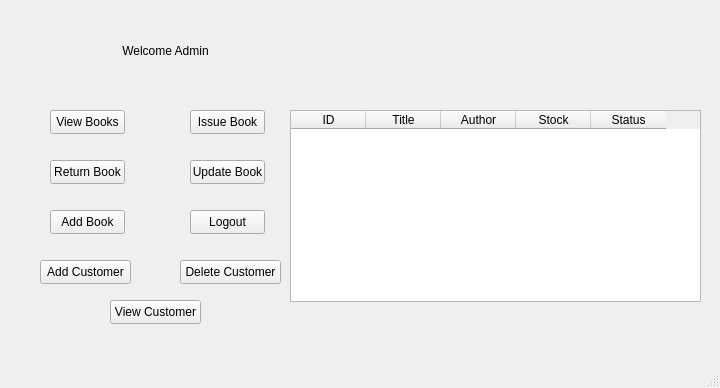
<?xml version="1.0" encoding="UTF-8"?>
<ui version="4.0">
 <class>AdminPanel</class>
 <widget class="QMainWindow" name="AdminPanel">
  <property name="geometry">
   <rect>
    <x>0</x>
    <y>0</y>
    <width>720</width>
    <height>388</height>
   </rect>
  </property>
  <property name="windowTitle">
   <string>MainWindow</string>
  </property>
  <widget class="QWidget" name="centralwidget">
   <widget class="QLabel" name="label">
    <property name="geometry">
     <rect>
      <x>110</x>
      <y>10</y>
      <width>111</width>
      <height>81</height>
     </rect>
    </property>
    <property name="text">
     <string>Welcome Admin</string>
    </property>
    <property name="alignment">
     <set>Qt::AlignmentFlag::AlignCenter</set>
    </property>
   </widget>
   <widget class="QPushButton" name="btnViewBooks">
    <property name="geometry">
     <rect>
      <x>50</x>
      <y>110</y>
      <width>75</width>
      <height>24</height>
     </rect>
    </property>
    <property name="text">
     <string>View Books</string>
    </property>
   </widget>
   <widget class="QPushButton" name="btnIssueBook">
    <property name="geometry">
     <rect>
      <x>190</x>
      <y>110</y>
      <width>75</width>
      <height>24</height>
     </rect>
    </property>
    <property name="text">
     <string>Issue Book</string>
    </property>
   </widget>
   <widget class="QPushButton" name="btnReturnBook">
    <property name="geometry">
     <rect>
      <x>50</x>
      <y>160</y>
      <width>75</width>
      <height>24</height>
     </rect>
    </property>
    <property name="text">
     <string>Return Book</string>
    </property>
   </widget>
   <widget class="QPushButton" name="btnUpdateBook">
    <property name="geometry">
     <rect>
      <x>190</x>
      <y>160</y>
      <width>75</width>
      <height>24</height>
     </rect>
    </property>
    <property name="text">
     <string>Update Book</string>
    </property>
   </widget>
   <widget class="QPushButton" name="btnAddBook">
    <property name="geometry">
     <rect>
      <x>50</x>
      <y>210</y>
      <width>75</width>
      <height>24</height>
     </rect>
    </property>
    <property name="text">
     <string>Add Book</string>
    </property>
   </widget>
   <widget class="QPushButton" name="btnAddCustumer">
    <property name="geometry">
     <rect>
      <x>40</x>
      <y>260</y>
      <width>91</width>
      <height>24</height>
     </rect>
    </property>
    <property name="text">
     <string>Add Customer</string>
    </property>
   </widget>
   <widget class="QPushButton" name="btnLogout">
    <property name="geometry">
     <rect>
      <x>190</x>
      <y>210</y>
      <width>75</width>
      <height>24</height>
     </rect>
    </property>
    <property name="text">
     <string>Logout</string>
    </property>
   </widget>
   <widget class="QTableWidget" name="tableBooks">
    <property name="geometry">
     <rect>
      <x>290</x>
      <y>110</y>
      <width>411</width>
      <height>192</height>
     </rect>
    </property>
    <property name="columnCount">
     <number>5</number>
    </property>
    <attribute name="horizontalHeaderMinimumSectionSize">
     <number>32</number>
    </attribute>
    <attribute name="horizontalHeaderDefaultSectionSize">
     <number>75</number>
    </attribute>
    <column>
     <property name="text">
      <string>ID</string>
     </property>
    </column>
    <column>
     <property name="text">
      <string>Title</string>
     </property>
    </column>
    <column>
     <property name="text">
      <string>Author</string>
     </property>
    </column>
    <column>
     <property name="text">
      <string>Stock</string>
     </property>
    </column>
    <column>
     <property name="text">
      <string>Status</string>
     </property>
    </column>
   </widget>
   <widget class="QPushButton" name="btnDeleteCustomer">
    <property name="geometry">
     <rect>
      <x>180</x>
      <y>260</y>
      <width>101</width>
      <height>24</height>
     </rect>
    </property>
    <property name="text">
     <string>Delete Customer</string>
    </property>
   </widget>
   <widget class="QPushButton" name="btnViewCustomers">
    <property name="geometry">
     <rect>
      <x>110</x>
      <y>300</y>
      <width>91</width>
      <height>24</height>
     </rect>
    </property>
    <property name="text">
     <string>View Customer</string>
    </property>
   </widget>
  </widget>
  <widget class="QMenuBar" name="menubar">
   <property name="geometry">
    <rect>
     <x>0</x>
     <y>0</y>
     <width>720</width>
     <height>22</height>
    </rect>
   </property>
  </widget>
  <widget class="QStatusBar" name="statusbar"/>
 </widget>
 <resources/>
 <connections/>
</ui>
